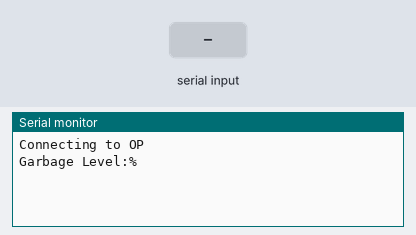
The sketch below on a simulated ESP8266 (NodeMCU). Shown: the last lines printed to the serial monitor. Inputs (shaded band) come from the test bench. WiFi joins after 1.5 s; servers stay silent unless stated.

Above: at 5.5 s.
5.6 s: "1\n" received over the second serial link
At 7.7 s:
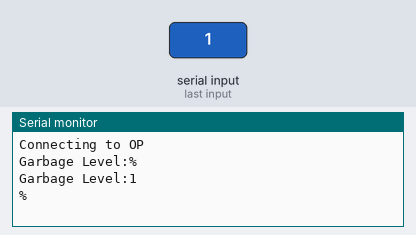
8.1 s: "0\n" received over the second serial link
At 9.5 s:
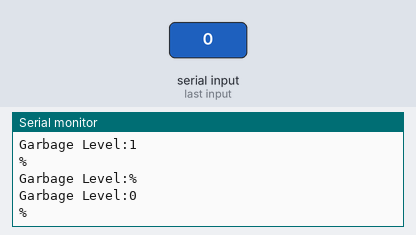
9.6 s: "2\n" received over the second serial link
At 11.7 s:
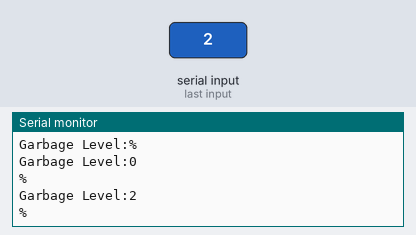

The sketch:

nodemcu.ino
```cpp
//--------Blynk details-----//
#define BLYNK_TEMPLATE_ID "TMPLdh7XFakW"
#define BLYNK_DEVICE_NAME "SmartBin"
#define BLYNK_AUTH_TOKEN "UgLbiwEl86tnMjHUZpVwNZXUA56ccyxr"

#define BLYNK_PRINT Serial

#include "ThingSpeak.h"
#include <ESP8266WiFi.h>
#include<SoftwareSerial.h>
#include <BlynkSimpleEsp8266.h>
SoftwareSerial serialcom(D1,D2);


char auth[] = BLYNK_AUTH_TOKEN;
BlynkTimer timer;


//----------- Enter you Wi-Fi Details---------//
const char* ssid     = "OP";
const char* password = "12346789";
//-------------------------------------------//

//-------------------------------------------//

//----------- Channel Details -------------//
unsigned long Channel_ID = 1717065 ; // Channel ID
const char * WriteAPIKey = "OPNVLQYQLK5KDB7V"; // Your write API Key
// ----------------------------------------//


long Time;
int x;
int i;

String bin_lvl;

const int Field_number = 1;
WiFiClient  client;

BLYNK_CONNECTED()
{
  // Change Web Link Button message to "Congratulations!"
  Blynk.setProperty(V3, "offImageUrl", "https://static-image.nyc3.cdn.digitaloceanspaces.com/general/fte/congratulations.png");
  Blynk.setProperty(V3, "onImageUrl",  "https://static-image.nyc3.cdn.digitaloceanspaces.com/general/fte/congratulations_pressed.png");
  Blynk.setProperty(V3, "url", "https://docs.blynk.io/en/getting-started/what-do-i-need-to-blynk/how-quickstart-device-was-made");
}
/*BLYNK_WRITE(V0)
{
  // Set incoming value from pin V0 to a variable
  //int value = param.asInt();

  // Update state
  //for(int value=0; value<=200;value++){
  //Blynk.virtualWrite(V1, value);
  //delay(500);}
}*/
void myTimerEvent()
{
  // You can send any value at any time.
  // Please don't send more that 10 values per second.
 // Blynk.virtualWrite(V2,millis() / 1000);
}
void label(){

  Blynk.virtualWrite(V1,bin_lvl); // updates the VirtualPin V1
}
void check(){
  label();
  alert();
}
void setup()
{

  Serial.begin(115200);    //To begin the serial monitor
  serialcom.begin(9600);  //To establish serial communication
  Blynk.begin(auth, ssid, password); //establish communication with the blynk
  timer.setInterval(1000L, myTimerEvent);//Sets the timmer
  WiFi.mode(WIFI_STA);//setting to the STATION mode
  ThingSpeak.begin(client);//To establish the communication with thingspeak

  delay(2500);
  Serial.print("Connecting to ");
  Serial.println(ssid);
  WiFi.begin(ssid, password);//establish connection with wifi
  while (WiFi.status() != WL_CONNECTED) {// check wheather the wifi is connected or not
    delay(500);
    Serial.print(".");
  }

}
void loop()
{
  //internet();
  //measure();
  Blynk.run();//It updates all the blynk commands
  timer.run();//Starts the timmer
  check();
  bin_lvl=serialcom.readStringUntil('\r');//Reads the string from the serial communication

  Serial.print("Garbage Level:");
  Serial.print(bin_lvl);
  Serial.println("%");
    upload();//calling the upload function

}
void upload()
{
  x = ThingSpeak.writeField(Channel_ID, Field_number, bin_lvl, WriteAPIKey);//uploads the bin level to the thingspeak

}
void alert(){
  if( bin_lvl>"90"){
    Blynk.virtualWrite(V0,1);//trigger the virtul pin V0 if bin level is greater than 90

  }
  else{
    Blynk.virtualWrite(V0,0);//if bin level is less than 90 then virtual pin set to 0
    }
}
```

Measured:
- after the input at 5.6 s, the serial monitor: prints a new line after 1.0 s (image 1)
- after the input at 8.1 s, the serial monitor: prints a new line after 1.1 s (image 2)
- after the input at 9.6 s, the serial monitor: prints a new line after 1.0 s (image 3)
